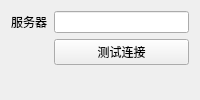
<?xml version="1.0" encoding="UTF-8"?>
<ui version="4.0">
 <class>NetworkConnectionPanel</class>
 <widget class="QFrame" name="networkConnectionPanel">
  <layout class="QFormLayout" name="connectionFormLayout">
   <item row="0" column="0"><widget class="QLabel" name="hostLabel"><property name="text"><string>服务器</string></property><property name="buddy"><cstring>hostLineEdit</cstring></property></widget></item>
   <item row="0" column="1"><widget class="QLineEdit" name="hostLineEdit"/></item>
   <item row="1" column="1"><widget class="QPushButton" name="testConnectionButton"><property name="text"><string>测试连接</string></property></widget></item>
  </layout>
 </widget>
 <tabstops><tabstop>hostLineEdit</tabstop><tabstop>testConnectionButton</tabstop></tabstops>
 <resources><include location="network-icons.qrc"/></resources>
 <connections><connection><sender>testConnectionButton</sender><signal>clicked()</signal><receiver>networkConnectionPanel</receiver><slot>testConnection()</slot></connection></connections>
</ui>
